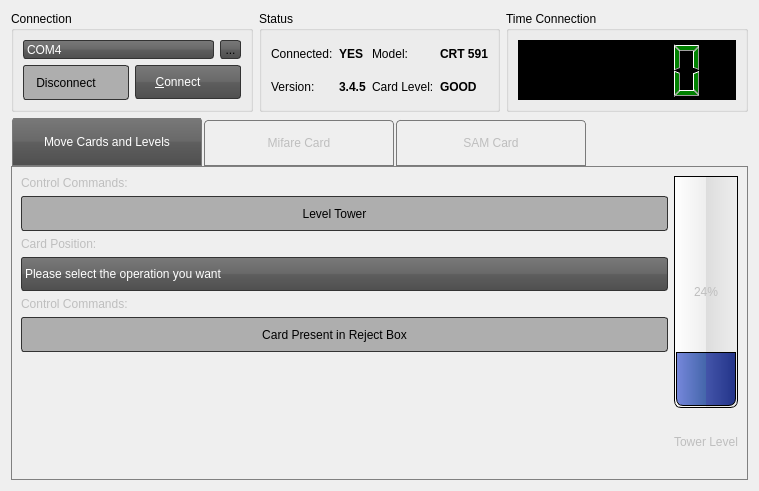
<?xml version="1.0" encoding="UTF-8"?>
<ui version="4.0">
 <author>Ederson Moura &lt;ederson.moura@resource.com.br&gt;</author>
 <class>DispenserFit</class>
 <widget class="QWidget" name="DispenserFit">
  <property name="geometry">
   <rect>
    <x>0</x>
    <y>0</y>
    <width>759</width>
    <height>491</height>
   </rect>
  </property>
  <property name="windowTitle">
   <string>Dispenser</string>
  </property>
  <property name="windowIcon">
   <iconset resource="../images.qrc">
    <normaloff>:/res/images/app-icon.png</normaloff>:/res/images/app-icon.png</iconset>
  </property>
  <property name="styleSheet">
   <string notr="true">QLineEdit {
    border: 2px solid #333333;
    border-radius: 3px;
    padding: 1px 23px 1px 3px;
}

QPushButton:hover, QToolButton:hover {
    background: qlineargradient(x1 : 0, y1 : 0, x2 : 0, y2 :   1, stop :   0.0 #ffd9aa, stop : 0.5 #ffbb6e, stop : 0.55 #feae42, stop : 1.0 #fedb74);
}

QPushButton {
    border: 1px solid #333333;
    border-radius: 3px;
    padding: 1px 23px 1px 3px;
	background: qlineargradient(x1:0, y1:0, x2:0, y2:1, stop:0 #797979, stop:0.48 #696969, stop:0.52 #5e5e5e, stop:1 #4f4f4f);
    color: white;
    font: bold large &quot;Arial&quot;;
    height: 30px;
}

QPushButton:pressed {
    background: qlineargradient(x1 : 0, y1 : 0, x2 : 0, y2 :   1, stop :   0.0 #c0dbff, stop : 0.5 #cfd26f, stop : 0.55 #c7df6f, stop : 1.0 #f5f9ff);
    padding-top: 2px;
    padding-left: 3px;
}

QPushButton:on {
    background: qlineargradient(x1 : 0, y1 : 0, x2 : 0, y2 :   1, stop :   0.0 #5AA72D, stop : 0.5 #B3E296, stop : 0.55 #B3E296, stop : 1.0 #f5f9ff);
    padding-top: 2px;
    padding-left: 3px;
}

QPushButton:disabled {
    background: transparent #aeaeae;
    padding-top: 2px;        
    padding-left: 3px;
    color: black;
}

QToolButton {
    border: 1px solid #333333;
    border-radius: 3px;
	background: qlineargradient(x1:0, y1:0, x2:0, y2:1, stop:0 #797979, stop:0.48 #696969, stop:0.52 #5e5e5e, stop:1 #4f4f4f);
}

QProgressBar {
    border: 1px solid black;
    text-align: center;
    padding: 1px;
    border-bottom-right-radius: 7px;
    border-bottom-left-radius: 7px;
    background: QLinearGradient( x1: 0, y1: 0, x2: 1, y2: 0, stop: 0 #fff, stop: 0.4999 #eee, stop: 0.5 #ddd, stop: 1 #eee );
    width: 15px;
}

QProgressBar::chunk {
    background: QLinearGradient( x1: 0, y1: 0, x2: 1, y2: 0,stop: 0 #78d,stop: 0.4999 #46a,stop: 0.5 #45a,stop: 1 #238 );
    border-bottom-right-radius: 7px;
    border-bottom-left-radius: 7px;
    border: 1px solid black;
}

QLCDNumber {
    background-color:black;
    color:green;
    font: bold large &quot;Arial&quot;;
    height: 30px;
}

QTabWidget, QStackedWidget {
    background: none;
    color: white;
    font: bold large &quot;Arial&quot;;
    height: 30px;
}

QTabWidget::pane {
    border: 0px;
    top: 0.1em;
    border-width: 1px;
    border-style: solid;
    border-color: grey;
}

QTabBar::tab {
    width: 150px;
    margin-left: 0.5;
    margin-right: 0.5;
    border: 1px solid #7a7a7a;
    border-top-left-radius: 4px;
    border-top-right-radius: 4px;
    padding: 15px 19px 15px 19px;
}

QTabBar::tab:!selected {
   margin-top: 2px;
}

QTabBar::tab:selected {
    margin-top: -1px;
    background: qlineargradient(x1:0, y1:0, x2:0, y2:1, stop:0 #797979, stop:0.48 #696969, stop:0.52 #5e5e5e, stop:1 #4f4f4f);
    color: white;
}

QTabBar::tab:hover {
    text-decoration: underline;
     background: qlineargradient(x1 : 0, y1 : 0, x2 : 0, y2 :   1, stop :   0.0 #ffd9aa, stop : 0.5 #ffbb6e, stop : 0.55 #feae42, stop :   1.0 #fedb74);
}

QTabBar::tab::bottom {
    border-bottom-left-radius: 4px;
    border-bottom-right-radius: 4px;
    border-top-left-radius: 0px;
    border-top-right-radius: 0px;
    padding: 15px 19px 15px 19px;
}

QComboBox {
	border: 1px solid #333333;
	border-radius: 3px;
	background: qlineargradient(x1:0, y1:0, x2:0, y2:1, stop:0 #797979, stop:0.48 #696969, stop:0.52 #5e5e5e, stop:1 #4f4f4f);
	padding: 1px 23px 1px 3px;
	min-width: 6em;
    color: white;
    font: bold large &quot;Arial&quot;;
    height: 30px;
}

QComboBox:hover {
    text-decoration: underline;
     background: qlineargradient(x1 : 0, y1 : 0, x2 : 0, y2 :   1, stop :   0.0 #ffd9aa, stop : 0.5 #ffbb6e, stop : 0.55 #feae42, stop :   1.0 #fedb74);
}

QComboBox::drop-down {
	subcontrol-origin: padding;
	subcontrol-position: top right;
	width: 20px;
	border-top-right-radius: 3px;
	border-bottom-right-radius: 3px;
}

QComboBox::down-arrow {
     image: url(:res/images/combo-arrow-down.png);
}
 
QComboBox QAbstractView{
	background-color: #4f4f4f;
	color: #999999;
	selection-background-color: #999999;
	selection-color: #4f4f4f;
}

QComboBox QAbstractItemView {
    background-color: #4f4f4f;
    color: white;
   selection-background-color: qlineargradient(x1 : 0, y1 : 0, x2 : 0, y2 :   1, stop :   0.0 #ffd9aa, stop : 0.5 #ffbb6e, stop : 0.55 #feae42, stop : 1.0 #fedb74);
}

</string>
  </property>
  <layout class="QGridLayout" name="gridLayout_17">
   <item row="0" column="0">
    <widget class="QGroupBox" name="selectBox">
     <property name="title">
      <string>Connection</string>
     </property>
     <layout class="QGridLayout" name="gridLayout_3">
      <item row="0" column="0">
       <layout class="QGridLayout" name="gridLayout">
        <item row="0" column="0">
         <widget class="QComboBox" name="comboBoxSerial">
          <property name="sizePolicy">
           <sizepolicy hsizetype="Preferred" vsizetype="Ignored">
            <horstretch>0</horstretch>
            <verstretch>0</verstretch>
           </sizepolicy>
          </property>
          <property name="styleSheet">
           <string notr="true"/>
          </property>
          <property name="iconSize">
           <size>
            <width>32</width>
            <height>32</height>
           </size>
          </property>
          <item>
           <property name="text">
            <string>COM4</string>
           </property>
           <property name="icon">
            <iconset resource="../images.qrc">
             <normaloff>:/res/images/serialport.png</normaloff>:/res/images/serialport.png</iconset>
           </property>
          </item>
         </widget>
        </item>
        <item row="0" column="1">
         <widget class="QToolButton" name="toolButtonDispenser">
          <property name="styleSheet">
           <string notr="true"/>
          </property>
          <property name="text">
           <string>...</string>
          </property>
          <property name="icon">
           <iconset resource="../images.qrc">
            <normaloff>:/res/images/settings.png</normaloff>:/res/images/settings.png</iconset>
          </property>
          <property name="iconSize">
           <size>
            <width>32</width>
            <height>32</height>
           </size>
          </property>
         </widget>
        </item>
       </layout>
      </item>
      <item row="1" column="0">
       <layout class="QGridLayout" name="gridLayout_2">
        <item row="0" column="0">
         <widget class="QPushButton" name="pushButtonDisconnect">
          <property name="enabled">
           <bool>false</bool>
          </property>
          <property name="text">
           <string>Disconnect</string>
          </property>
          <property name="icon">
           <iconset resource="../images.qrc">
            <normaloff>:/res/images/disconnect.png</normaloff>:/res/images/disconnect.png</iconset>
          </property>
          <property name="iconSize">
           <size>
            <width>32</width>
            <height>32</height>
           </size>
          </property>
         </widget>
        </item>
        <item row="0" column="1">
         <widget class="QPushButton" name="pushButtonConnect">
          <property name="styleSheet">
           <string notr="true"/>
          </property>
          <property name="text">
           <string>&amp;Connect</string>
          </property>
          <property name="icon">
           <iconset resource="../images.qrc">
            <normaloff>:/res/images/connect.png</normaloff>:/res/images/connect.png</iconset>
          </property>
          <property name="iconSize">
           <size>
            <width>32</width>
            <height>32</height>
           </size>
          </property>
         </widget>
        </item>
       </layout>
      </item>
     </layout>
    </widget>
   </item>
   <item row="0" column="1">
    <widget class="QGroupBox" name="selectBox_2">
     <property name="title">
      <string>Status</string>
     </property>
     <layout class="QGridLayout" name="gridLayout_4">
      <item row="0" column="0">
       <widget class="QLabel" name="label">
        <property name="text">
         <string>Connected:</string>
        </property>
       </widget>
      </item>
      <item row="0" column="1">
       <widget class="QLabel" name="labelConnect">
        <property name="sizePolicy">
         <sizepolicy hsizetype="Preferred" vsizetype="Preferred">
          <horstretch>0</horstretch>
          <verstretch>0</verstretch>
         </sizepolicy>
        </property>
        <property name="font">
         <font>
          <weight>75</weight>
          <bold>true</bold>
         </font>
        </property>
        <property name="text">
         <string>YES</string>
        </property>
        <property name="textFormat">
         <enum>Qt::AutoText</enum>
        </property>
       </widget>
      </item>
      <item row="0" column="2">
       <widget class="QLabel" name="label_10">
        <property name="text">
         <string>Model:</string>
        </property>
       </widget>
      </item>
      <item row="0" column="3">
       <widget class="QLabel" name="labelFirmware">
        <property name="font">
         <font>
          <weight>75</weight>
          <bold>true</bold>
         </font>
        </property>
        <property name="text">
         <string>CRT 591</string>
        </property>
       </widget>
      </item>
      <item row="1" column="0">
       <widget class="QLabel" name="label_11">
        <property name="text">
         <string>Version:</string>
        </property>
       </widget>
      </item>
      <item row="1" column="1">
       <widget class="QLabel" name="labelVersion">
        <property name="font">
         <font>
          <weight>75</weight>
          <bold>true</bold>
         </font>
        </property>
        <property name="text">
         <string>3.4.5</string>
        </property>
       </widget>
      </item>
      <item row="1" column="2">
       <widget class="QLabel" name="label_4">
        <property name="text">
         <string>Card Level:</string>
        </property>
       </widget>
      </item>
      <item row="1" column="3">
       <widget class="QLabel" name="labelCardLevel">
        <property name="font">
         <font>
          <weight>75</weight>
          <bold>true</bold>
         </font>
        </property>
        <property name="text">
         <string>GOOD</string>
        </property>
       </widget>
      </item>
     </layout>
    </widget>
   </item>
   <item row="0" column="2">
    <widget class="QGroupBox" name="selectBox_3">
     <property name="title">
      <string>Time Connection</string>
     </property>
     <layout class="QGridLayout" name="gridLayout_6">
      <item row="0" column="0">
       <widget class="QLCDNumber" name="lcdNumber">
        <property name="styleSheet">
         <string notr="true"/>
        </property>
       </widget>
      </item>
     </layout>
    </widget>
   </item>
   <item row="1" column="0" colspan="3">
    <widget class="QTabWidget" name="tabWidget">
     <property name="enabled">
      <bool>false</bool>
     </property>
     <property name="sizePolicy">
      <sizepolicy hsizetype="Expanding" vsizetype="Expanding">
       <horstretch>0</horstretch>
       <verstretch>0</verstretch>
      </sizepolicy>
     </property>
     <property name="styleSheet">
      <string notr="true"/>
     </property>
     <property name="currentIndex">
      <number>0</number>
     </property>
     <widget class="QWidget" name="tab">
      <attribute name="title">
       <string>Move Cards and Levels</string>
      </attribute>
      <layout class="QGridLayout" name="gridLayout_15">
       <item row="0" column="0">
        <layout class="QGridLayout" name="gridLayout_9">
         <item row="0" column="0">
          <widget class="QLabel" name="label_7">
           <property name="text">
            <string>Control Commands:</string>
           </property>
          </widget>
         </item>
         <item row="1" column="0">
          <widget class="QPushButton" name="pushButtonTowerCardLevel">
           <property name="text">
            <string>Level Tower</string>
           </property>
           <property name="icon">
            <iconset resource="../images.qrc">
             <normaloff>:/res/images/devicetest.png</normaloff>:/res/images/devicetest.png</iconset>
           </property>
           <property name="iconSize">
            <size>
             <width>32</width>
             <height>32</height>
            </size>
           </property>
          </widget>
         </item>
        </layout>
       </item>
       <item row="0" column="1" rowspan="4">
        <widget class="QProgressBar" name="progressBarTowerCardLevel">
         <property name="sizePolicy">
          <sizepolicy hsizetype="Preferred" vsizetype="Expanding">
           <horstretch>0</horstretch>
           <verstretch>0</verstretch>
          </sizepolicy>
         </property>
         <property name="value">
          <number>24</number>
         </property>
         <property name="alignment">
          <set>Qt::AlignLeading|Qt::AlignLeft|Qt::AlignVCenter</set>
         </property>
         <property name="textVisible">
          <bool>true</bool>
         </property>
         <property name="orientation">
          <enum>Qt::Vertical</enum>
         </property>
         <property name="invertedAppearance">
          <bool>false</bool>
         </property>
         <property name="textDirection">
          <enum>QProgressBar::TopToBottom</enum>
         </property>
        </widget>
       </item>
       <item row="1" column="0">
        <layout class="QGridLayout" name="gridLayout_8">
         <item row="0" column="0">
          <widget class="QLabel" name="label_5">
           <property name="text">
            <string>Card Position:</string>
           </property>
          </widget>
         </item>
         <item row="1" column="0">
          <widget class="QComboBox" name="comboBoxCardPosition">
           <property name="sizePolicy">
            <sizepolicy hsizetype="Expanding" vsizetype="Fixed">
             <horstretch>0</horstretch>
             <verstretch>0</verstretch>
            </sizepolicy>
           </property>
           <property name="iconSize">
            <size>
             <width>32</width>
             <height>32</height>
            </size>
           </property>
           <item>
            <property name="text">
             <string>Please select the operation you want</string>
            </property>
            <property name="icon">
             <iconset resource="../images.qrc">
              <normaloff>:/res/images/devicetest.png</normaloff>:/res/images/devicetest.png</iconset>
            </property>
           </item>
           <item>
            <property name="text">
             <string>Position a card to read</string>
            </property>
            <property name="icon">
             <iconset resource="../images.qrc">
              <normaloff>:/res/images/devicetest.png</normaloff>:/res/images/devicetest.png</iconset>
            </property>
           </item>
           <item>
            <property name="text">
             <string>Dispense the card</string>
            </property>
            <property name="icon">
             <iconset resource="../images.qrc">
              <normaloff>:/res/images/devicetest.png</normaloff>:/res/images/devicetest.png</iconset>
            </property>
           </item>
           <item>
            <property name="text">
             <string>Collect the card</string>
            </property>
            <property name="icon">
             <iconset resource="../images.qrc">
              <normaloff>:/res/images/devicetest.png</normaloff>:/res/images/devicetest.png</iconset>
            </property>
           </item>
          </widget>
         </item>
         <item row="2" column="0">
          <layout class="QGridLayout" name="gridLayoutMoveCards"/>
         </item>
        </layout>
       </item>
       <item row="2" column="0">
        <layout class="QGridLayout" name="gridLayout_10">
         <item row="0" column="0">
          <widget class="QLabel" name="label_12">
           <property name="text">
            <string>Control Commands:</string>
           </property>
          </widget>
         </item>
         <item row="1" column="0">
          <widget class="QPushButton" name="pushButtonCardPresentRejectBox">
           <property name="text">
            <string>Card Present in Reject Box</string>
           </property>
           <property name="icon">
            <iconset resource="../images.qrc">
             <normaloff>:/res/images/devicetest.png</normaloff>:/res/images/devicetest.png</iconset>
           </property>
           <property name="iconSize">
            <size>
             <width>32</width>
             <height>32</height>
            </size>
           </property>
          </widget>
         </item>
        </layout>
       </item>
       <item row="3" column="0" rowspan="2">
        <spacer name="verticalSpacer_3">
         <property name="orientation">
          <enum>Qt::Vertical</enum>
         </property>
         <property name="sizeHint" stdset="0">
          <size>
           <width>20</width>
           <height>145</height>
          </size>
         </property>
        </spacer>
       </item>
       <item row="4" column="1">
        <widget class="QLabel" name="label_6">
         <property name="text">
          <string>Tower Level</string>
         </property>
        </widget>
       </item>
      </layout>
     </widget>
     <widget class="QWidget" name="tab_2">
      <attribute name="title">
       <string>Mifare Card</string>
      </attribute>
      <layout class="QGridLayout" name="gridLayout_16">
       <item row="0" column="0">
        <widget class="QPushButton" name="pushButtonReadSerialCard">
         <property name="text">
          <string>Read Serial Card Number</string>
         </property>
         <property name="icon">
          <iconset resource="../images.qrc">
           <normaloff>:/res/images/devicetest.png</normaloff>:/res/images/devicetest.png</iconset>
         </property>
         <property name="iconSize">
          <size>
           <width>32</width>
           <height>32</height>
          </size>
         </property>
        </widget>
       </item>
       <item row="0" column="1" rowspan="6">
        <widget class="QLabel" name="labelImageCard">
         <property name="sizePolicy">
          <sizepolicy hsizetype="Preferred" vsizetype="Preferred">
           <horstretch>0</horstretch>
           <verstretch>0</verstretch>
          </sizepolicy>
         </property>
         <property name="text">
          <string/>
         </property>
         <property name="pixmap">
          <pixmap resource="../images.qrc">:/res/images/card-mifare50-300x300.png</pixmap>
         </property>
        </widget>
       </item>
       <item row="1" column="0">
        <layout class="QGridLayout" name="gridLayout_5">
         <item row="0" column="0">
          <widget class="QLabel" name="label_8">
           <property name="text">
            <string>Serial Card:</string>
           </property>
          </widget>
         </item>
         <item row="1" column="0">
          <widget class="QLineEdit" name="lineEditPrintSerialCardNumber">
           <property name="styleSheet">
            <string notr="true"/>
           </property>
           <property name="readOnly">
            <bool>true</bool>
           </property>
          </widget>
         </item>
        </layout>
       </item>
       <item row="2" column="0">
        <layout class="QGridLayout" name="gridLayout_7">
         <item row="0" column="0">
          <widget class="QLabel" name="label_2">
           <property name="text">
            <string>Load Key:</string>
           </property>
          </widget>
         </item>
         <item row="1" column="0">
          <widget class="QComboBox" name="comboBoxLoadKey">
           <property name="iconSize">
            <size>
             <width>32</width>
             <height>32</height>
            </size>
           </property>
           <item>
            <property name="text">
             <string>FF FF FF FF FF FF</string>
            </property>
            <property name="icon">
             <iconset resource="../images.qrc">
              <normaloff>:/res/images/card-key.png</normaloff>:/res/images/card-key.png</iconset>
            </property>
           </item>
           <item>
            <property name="text">
             <string>A0 A1 A2 A3 A4 A5</string>
            </property>
            <property name="icon">
             <iconset resource="../images.qrc">
              <normaloff>:/res/images/card-key.png</normaloff>:/res/images/card-key.png</iconset>
            </property>
           </item>
           <item>
            <property name="text">
             <string>B0 B1 B2 B3 B4 B5</string>
            </property>
            <property name="icon">
             <iconset resource="../images.qrc">
              <normaloff>:/res/images/card-key.png</normaloff>:/res/images/card-key.png</iconset>
            </property>
           </item>
          </widget>
         </item>
        </layout>
       </item>
       <item row="3" column="0">
        <layout class="QGridLayout" name="gridLayout_11">
         <item row="0" column="0">
          <widget class="QLabel" name="label_3">
           <property name="text">
            <string>Read Block:</string>
           </property>
          </widget>
         </item>
         <item row="1" column="0">
          <widget class="QLineEdit" name="lineEditPrintDataCard">
           <property name="text">
            <string/>
           </property>
          </widget>
         </item>
        </layout>
       </item>
       <item row="4" column="0">
        <layout class="QGridLayout" name="gridLayout_12">
         <item row="0" column="0">
          <widget class="QLabel" name="label_9">
           <property name="text">
            <string>Write Data Block:</string>
           </property>
          </widget>
         </item>
         <item row="1" column="0">
          <widget class="QComboBox" name="comboBoxWriteData">
           <property name="iconSize">
            <size>
             <width>32</width>
             <height>32</height>
            </size>
           </property>
           <item>
            <property name="text">
             <string>FF FF FF FF FF FF FF FF FF FF FF FF FF FF FF FF</string>
            </property>
            <property name="icon">
             <iconset resource="../images.qrc">
              <normaloff>:/res/images/card-mifare50-300x300.png</normaloff>:/res/images/card-mifare50-300x300.png</iconset>
            </property>
           </item>
           <item>
            <property name="text">
             <string>AA AA AA AA AA AA AA AA AA AA AA AA AA AA</string>
            </property>
            <property name="icon">
             <iconset resource="../images.qrc">
              <normaloff>:/res/images/card-mifare50-300x300.png</normaloff>:/res/images/card-mifare50-300x300.png</iconset>
            </property>
           </item>
           <item>
            <property name="text">
             <string>CC CC CC CC CC CC CC CC CC CC CC CC CC CC</string>
            </property>
            <property name="icon">
             <iconset resource="../images.qrc">
              <normaloff>:/res/images/card-mifare50-300x300.png</normaloff>:/res/images/card-mifare50-300x300.png</iconset>
            </property>
           </item>
           <item>
            <property name="text">
             <string>AA BB CC DD EE FF AA BB CC DD EE FF AA BB CC DD</string>
            </property>
            <property name="icon">
             <iconset resource="../images.qrc">
              <normaloff>:/res/images/card-mifare50-300x300.png</normaloff>:/res/images/card-mifare50-300x300.png</iconset>
            </property>
           </item>
          </widget>
         </item>
        </layout>
       </item>
       <item row="5" column="0">
        <layout class="QGridLayout" name="gridLayout_13">
         <item row="0" column="0">
          <widget class="QPushButton" name="pushButtonReadBlock">
           <property name="text">
            <string>&amp;Read Block</string>
           </property>
           <property name="icon">
            <iconset resource="../images.qrc">
             <normaloff>:/res/images/card-block-300x300.png</normaloff>:/res/images/card-block-300x300.png</iconset>
           </property>
           <property name="iconSize">
            <size>
             <width>32</width>
             <height>32</height>
            </size>
           </property>
          </widget>
         </item>
         <item row="0" column="1">
          <widget class="QPushButton" name="pushButtonWriteBlock">
           <property name="text">
            <string>&amp;Write Block</string>
           </property>
           <property name="icon">
            <iconset resource="../images.qrc">
             <normaloff>:/res/images/card-block-300x300.png</normaloff>:/res/images/card-block-300x300.png</iconset>
           </property>
           <property name="iconSize">
            <size>
             <width>32</width>
             <height>32</height>
            </size>
           </property>
          </widget>
         </item>
        </layout>
       </item>
       <item row="6" column="0">
        <layout class="QGridLayout" name="gridLayoutReadCards">
         <item row="0" column="0">
          <spacer name="horizontalSpacer">
           <property name="orientation">
            <enum>Qt::Horizontal</enum>
           </property>
           <property name="sizeHint" stdset="0">
            <size>
             <width>40</width>
             <height>20</height>
            </size>
           </property>
          </spacer>
         </item>
        </layout>
       </item>
       <item row="7" column="0">
        <spacer name="verticalSpacer">
         <property name="orientation">
          <enum>Qt::Vertical</enum>
         </property>
         <property name="sizeHint" stdset="0">
          <size>
           <width>20</width>
           <height>225</height>
          </size>
         </property>
        </spacer>
       </item>
      </layout>
     </widget>
     <widget class="QWidget" name="tab_3">
      <attribute name="title">
       <string>SAM Card</string>
      </attribute>
      <layout class="QGridLayout" name="gridLayout_14">
       <item row="0" column="0">
        <widget class="QPushButton" name="pushButtonSendAPDUSamCard">
         <property name="text">
          <string>Send APDU Sam Card</string>
         </property>
         <property name="icon">
          <iconset resource="../images.qrc">
           <normaloff>:/res/images/devicetest.png</normaloff>:/res/images/devicetest.png</iconset>
         </property>
         <property name="iconSize">
          <size>
           <width>32</width>
           <height>32</height>
          </size>
         </property>
        </widget>
       </item>
       <item row="0" column="1" rowspan="7">
        <widget class="QLabel" name="labelImageCard_3">
         <property name="sizePolicy">
          <sizepolicy hsizetype="Preferred" vsizetype="Preferred">
           <horstretch>0</horstretch>
           <verstretch>0</verstretch>
          </sizepolicy>
         </property>
         <property name="text">
          <string/>
         </property>
         <property name="pixmap">
          <pixmap resource="../images.qrc">:/res/images/sam-card-300x300.png</pixmap>
         </property>
        </widget>
       </item>
       <item row="1" column="0">
        <widget class="QLabel" name="label_17">
         <property name="text">
          <string>APDU Command:</string>
         </property>
        </widget>
       </item>
       <item row="2" column="0">
        <widget class="QLineEdit" name="lineEditCommandAPDU">
         <property name="readOnly">
          <bool>true</bool>
         </property>
        </widget>
       </item>
       <item row="3" column="0">
        <widget class="QLabel" name="label_15">
         <property name="text">
          <string>Result APDU Command:</string>
         </property>
        </widget>
       </item>
       <item row="4" column="0">
        <widget class="QLineEdit" name="lineEditCommandResultAPDU">
         <property name="readOnly">
          <bool>true</bool>
         </property>
        </widget>
       </item>
       <item row="5" column="0">
        <layout class="QGridLayout" name="gridLayoutReadCards_3">
         <item row="0" column="0">
          <spacer name="horizontalSpacer_3">
           <property name="orientation">
            <enum>Qt::Horizontal</enum>
           </property>
           <property name="sizeHint" stdset="0">
            <size>
             <width>40</width>
             <height>20</height>
            </size>
           </property>
          </spacer>
         </item>
        </layout>
       </item>
       <item row="6" column="0">
        <spacer name="verticalSpacer_5">
         <property name="orientation">
          <enum>Qt::Vertical</enum>
         </property>
         <property name="sizeHint" stdset="0">
          <size>
           <width>20</width>
           <height>176</height>
          </size>
         </property>
        </spacer>
       </item>
      </layout>
     </widget>
    </widget>
   </item>
  </layout>
 </widget>
 <resources>
  <include location="../images.qrc"/>
 </resources>
 <connections/>
</ui>
